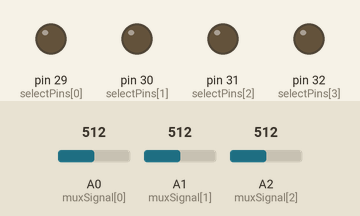
Simulated run of this program. Board: Teensy 4. On the bench: output pins drawn as LEDs (lit = HIGH). Inputs (shaded band) come from the test bench; at power-on: A0 (muxSignal[0]) = 512, A1 (muxSignal[1]) = 512, A2 (muxSignal[2]) = 512. What the program prints to the serial monitor is not drawn.

Above: at 0.02 s.
At 0.3 s:
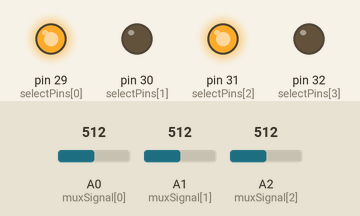
At 0.63 s:
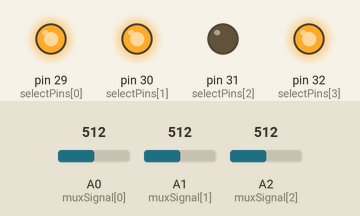
At 1.29 s:
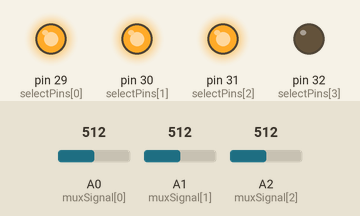
At 1.95 s:
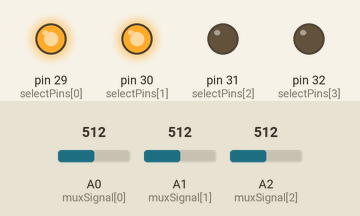
At 2.61 s:
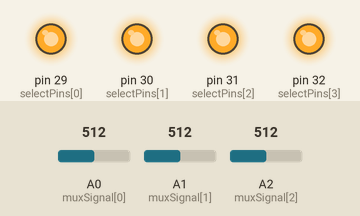
Timing chart, 0 to 3.0 s (numbered marks = the images above):
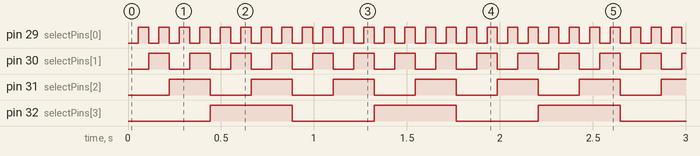

Measured:
- by itself, pin 29 (selectPins[0]): alternates HIGH for 0.06 s and LOW for 0.06 s
- by itself, pin 30 (selectPins[1]): alternates HIGH for 0.11 s and LOW for 0.11 s
- by itself, pin 31 (selectPins[2]): alternates HIGH for 0.22 s and LOW for 0.22 s
- by itself, pin 32 (selectPins[3]): alternates HIGH for 0.44 s and LOW for 0.44 s

The program:

main.cpp
```cpp
/*
    PRIMARY TEST RIG for multiple Multiplexers and Responsive Analog Read

*/
#include "Arduino.h"
#include <ResponsiveAnalogRead.h>

// Methods
void selectMuxPin(byte pin);

// Consts
const byte MUX_PINS = 16; // number of MUX Channnels

// Mux Select Pins array
const byte selectPins[4] = {29, 30, 31, 32}; // S0~2, S1~3, S2~4, S3~5
const byte selectPinsSize = (sizeof(selectPins)/sizeof(byte));

// Mux Signal Pins arrray
// Start with this to prove it works, but we will add the pin to the pot array
const byte muxSignal[3] = {A0, A1, A2};
const byte muxSignalSize = (sizeof(muxSignal)/sizeof(byte));

// Vars
ResponsiveAnalogRead muxPots[muxSignalSize][MUX_PINS]; // empty MD array of muxPots - populated in setup
int muxData[muxSignalSize][MUX_PINS] = {}; // MD array for the RAR data


void setup()
{
  // Initialise the select pins, as outputs
  for (byte pin = 0; pin < selectPinsSize; pin++)
  {
    pinMode(selectPins[pin], OUTPUT);
    digitalWrite(selectPins[pin], LOW);
  }

  // Populate the ResponsiveAnalogRead array
  for (byte mux = 0; mux < muxSignalSize; mux++)
  {
    for (byte pin = 0; pin < MUX_PINS; pin++)
    {
      muxPots[mux][pin] = ResponsiveAnalogRead(muxSignal[mux], true);  // Init RAR POT, sleep enabled
    }
  }

  // Initialise the Analog Input pins
  // accomodates weak pullup/down circuit on Teensy 4.x which interferes with RAR
  // needs to be done AFTER the RAR constructor (above)
  for (byte mux = 0; mux < muxSignalSize; mux++)
  {
    pinMode(muxSignal[mux], INPUT_DISABLE);
  }
}


void loop()
{
  // for each mux
  for (byte mux = 0; mux < muxSignalSize; mux++)
  {
    Serial.print("MUX");
    Serial.print(mux);
    Serial.print(" :");

    // for each pin on MUX - i.e. for each pot
    for (byte pin = 0; pin < MUX_PINS; pin++)
    {
      // set the mux Signal Pins
      selectMuxPin(pin);

      // print the value (Analog Read)
      //Serial.print(analogRead(muxSignal[mux]));

      // update the RAR object for the pin
      muxPots[mux][pin].update();

      // check if it's changed
      if(muxPots[mux][pin].hasChanged()) {

        // Analog Range
        muxData[mux][pin] = muxPots[mux][pin].getValue();

        // MIDI range
        //muxData[mux][pin] = muxPots[mux][pin].getValue() >> 3;

      }

      // Output to serial
      Serial.print(muxData[mux][pin]);


      if (pin==15){Serial.println("");}
      else {Serial.print(",");}

      delay(50);
    }

    if (mux==2){Serial.println("");}
  }
}


// The selectMuxPin function sets the S0, S1, S2 and S3 pins
void selectMuxPin(byte pin)
{
  for (byte i = 0; i < selectPinsSize; i++)
  {
    if (pin & (1 << i)) {
      digitalWrite(selectPins[i], HIGH);
    }
    else {
      digitalWrite(selectPins[i], LOW);
    }
  }
  delay(5); // added this due to speed of teensy
}
```
